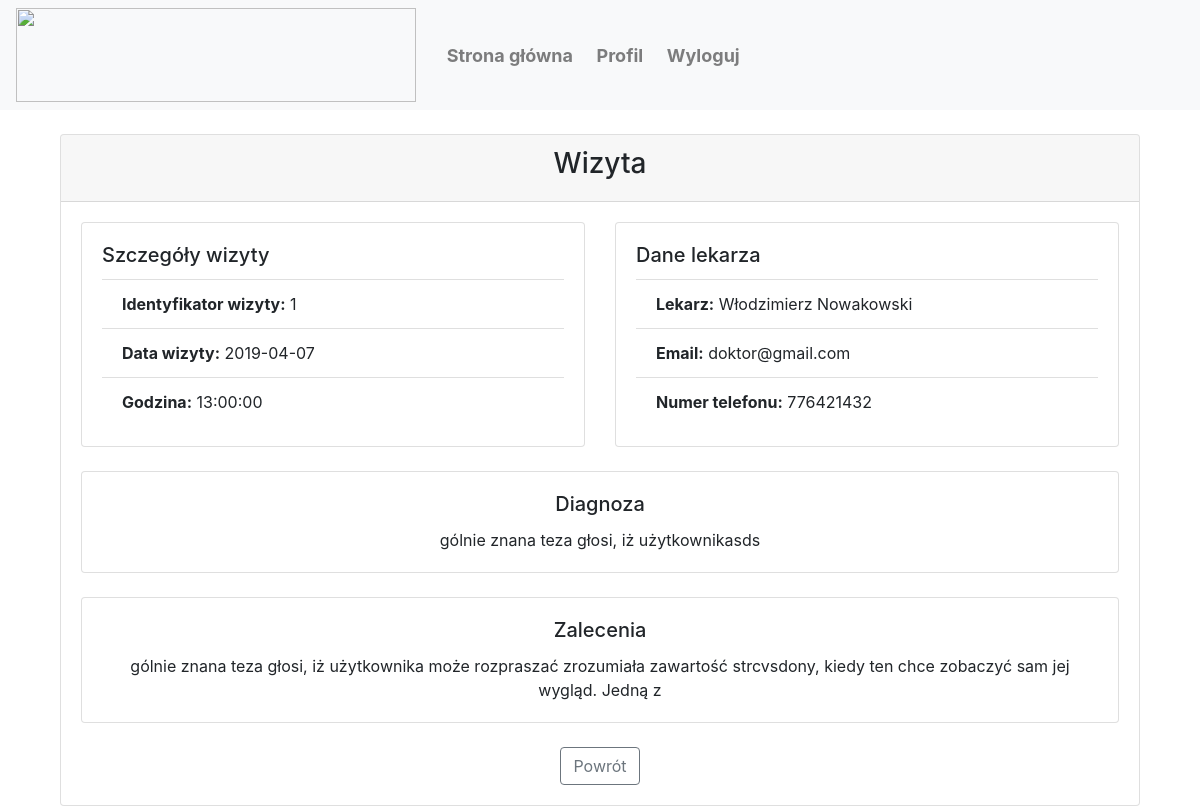
Page /profile/visits/1 (signed in) on the committed database.
### flaskproject/models.py (models this page shows, shortened)
class Visit(db.Model):
	id = db.Column(db.Integer, primary_key=True, nullable=False, unique=True)
	bookerId = db.Column(db.Integer, db.ForeignKey('user.id'))
	doctorId = db.Column(db.Integer, nullable=False)
	date = db.Column(db.String(20), nullable=False)
	startTime = db.Column(db.String(20), nullable=False)
	diganosis = db.Column(db.String(600), nullable=False, default = 'Brak diagnozy')
	recommendations = db.Column(db.String(600), nullable=False, default = 'Brak zaleceń')

class User(db.Model, UserMixin):
	id = db.Column(db.Integer, primary_key=True)
	name = db.Column(db.String(25), nullable=False)
	surname = db.Column(db.String(35), nullable=False)
	email = db.Column(db.String(120), unique=True, nullable=False)
	password = db.Column(db.String(60), nullable=False)
	phoneNumber = db.Column(db.Integer, nullable=False)
	userType = db.Column(db.String(20), default = 'user')

### flaskproject/routes.py (the view)
@app.route("/profile/visits/<int:id>", methods=["GET", "POST"])
def profileVisitsDetails(id):
	if current_user.is_authenticated==False:
		return redirect(url_for('home'))
	if current_user.userType!="user":
		return redirect(url_for('home'))
	visit = Visit.query.filter(Visit.id==id).all()
	doctor = User.query.filter(User.id==visit[0].doctorId).all()
	return render_template('details.html', title='Szczegóły wizyty', visit=visit, doctor=doctor, id=id)

### flaskproject/models.py (called while the page is built)
@login_manager.user_loader
def load_user(user_id):
    return User.query.get(int(user_id))

### flaskproject/templates/details.html
{% extends "layout.html" %}
{% block content %}
	<div class="col-md-12">
		<div class="card">
			<div class="card-header">
				<center><h3>Wizyta</h3></center>
			</div>
			<div class="card-body">
				<div class="row">
					<div class="col-lg-6 col-sm-12">
						<div class="card">
							<div class="card-body">
								<h5 class="card-title">Szczegóły wizyty</h5>
								<ul class="list-group list-group-flush">
									<li class="list-group-item"><b>Identyfikator wizyty:</b> {{ id }}</li>
									<li class="list-group-item"><b>Data wizyty:</b> {{ visit[0].date }}</li>
									<li class="list-group-item"><b>Godzina:</b> {{ visit[0].startTime }}</li>
								</ul>
							</div>
						</div>
						<br>
					</div>
					<div class="col-lg-6 col-sm-12">
						<div class="card">
							<div class="card-body">
								<h5 class="card-title">Dane lekarza</h5>
								<ul class="list-group list-group-flush">
									<li class="list-group-item"><b>Lekarz:</b> {{ doctor[0].name }} {{ doctor[0].surname }}</li>
									<li class="list-group-item"><b>Email:</b> {{ doctor[0].email }}</li>
									<li class="list-group-item"><b>Numer telefonu:</b> {{ doctor[0].phoneNumber }}</li>
								</ul>
							</div>
						</div>
						<br>
					</div>
					<div class="col-lg-12 col-sm-12">
						<div class="card text-center">
							<div class="card-body">
								<h5 class="card-title">Diagnoza</h5>
								<p class="card-text">{{ visit[0].diganosis }}</p>
							</div>
						</div>
						<br>
					</div>
					<div class="col-lg-12 col-sm-12">
						<div class="card text-center">
							<div class="card-body">
								<h5 class="card-title">Zalecenia</h5>
								<p class="card-text">{{ visit[0].recommendations }}</p>
							</div>
						</div>
						<br>
					</div>
				</div>
				<center><a href="/profile/visits" class="btn btn-outline-secondary">Powrót</a></center>
			</div>
		</div>
	</div>
{% endblock content %}

### rows in the picture
Visit: date "2019-04-07", startTime "13:00:00", diganosis "gólnie znana teza głosi, iż użytkownikasds", recommendations "gólnie znana teza głosi, iż użytkownika może rozpraszać zrozumiała zawartość strcvsdony, kiedy ten chce zobaczyć sam jej wygląd. Jedną z"
User: name "Włodzimierz", surname "Nowakowski", email "doktor@gmail.com", phoneNumber "776421432"

### other values in the picture
{{ id }} "1"
